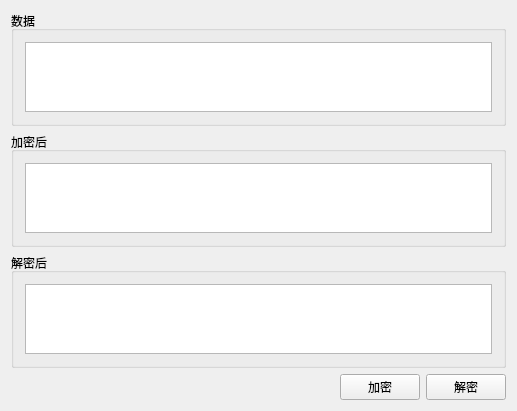
<?xml version="1.0" encoding="UTF-8"?>
<ui version="4.0">
 <class>MySSl</class>
 <widget class="QWidget" name="MySSl">
  <property name="geometry">
   <rect>
    <x>0</x>
    <y>0</y>
    <width>517</width>
    <height>372</height>
   </rect>
  </property>
  <property name="windowTitle">
   <string>MySSl</string>
  </property>
  <layout class="QHBoxLayout" name="horizontalLayout_5">
   <item>
    <layout class="QVBoxLayout" name="verticalLayout">
     <item>
      <widget class="QGroupBox" name="groupBox">
       <property name="title">
        <string>数据</string>
       </property>
       <layout class="QHBoxLayout" name="horizontalLayout">
        <item>
         <widget class="QTextEdit" name="textEdit"/>
        </item>
       </layout>
      </widget>
     </item>
     <item>
      <widget class="QGroupBox" name="groupBox_2">
       <property name="title">
        <string>加密后</string>
       </property>
       <layout class="QHBoxLayout" name="horizontalLayout_2">
        <item>
         <widget class="QTextEdit" name="textEdit_2"/>
        </item>
       </layout>
      </widget>
     </item>
     <item>
      <widget class="QGroupBox" name="groupBox_3">
       <property name="title">
        <string>解密后</string>
       </property>
       <layout class="QHBoxLayout" name="horizontalLayout_3">
        <item>
         <widget class="QTextEdit" name="textEdit_3"/>
        </item>
       </layout>
      </widget>
     </item>
     <item>
      <layout class="QHBoxLayout" name="horizontalLayout_4">
       <item>
        <spacer name="horizontalSpacer">
         <property name="orientation">
          <enum>Qt::Horizontal</enum>
         </property>
         <property name="sizeHint" stdset="0">
          <size>
           <width>40</width>
           <height>20</height>
          </size>
         </property>
        </spacer>
       </item>
       <item>
        <widget class="QPushButton" name="btn_encry">
         <property name="text">
          <string>加密</string>
         </property>
        </widget>
       </item>
       <item>
        <widget class="QPushButton" name="btn_decry">
         <property name="text">
          <string>解密</string>
         </property>
        </widget>
       </item>
      </layout>
     </item>
    </layout>
   </item>
  </layout>
 </widget>
 <layoutdefault spacing="6" margin="11"/>
 <resources/>
 <connections/>
</ui>
